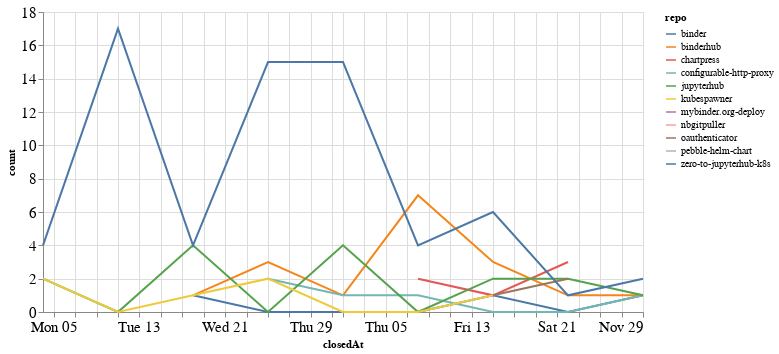

Notebook cell for this chart:
### Code cell
closed_by_time = closed_by.groupby('repo').resample('W', on='closedAt').count()['author'].reset_index()
closed_by_time = closed_by_time.rename(columns={'author': 'count'})

alt.Chart(closed_by_time, width=600).mark_line().encode(
    x='closedAt',
    y='count',
    color='repo',
    tooltip="repo"
)

### Figure 1 — Vega-Lite specification as saved in the notebook (floating-point values rounded to 4 significant figures)
{"config": {"axisLeft": {"labelFontSize": 15}, "axisBottom": {"labelFontSize": 15}}, "data": {"name": "data-7024fbe21adad323ecac50af4a4b2469"}, "mark": "line", "encoding": {"color": {"type": "nominal", "field": "repo"}, "tooltip": {"type": "nominal", "field": "repo"}, "x": {"type": "temporal", "field": "closedAt"}, "y": {"type": "quantitative", "field": "count"}}, "width": 600, "$schema": "https://vega.github.io/schema/vega-lite/v4.8.1.json", "datasets": {"data-7024fbe21adad323ecac50af4a4b2469": [{"repo": "binder", "closedAt": "2020-10-18T00:00:00", "count": 1}, {"repo": "binder", "closedAt": "2020-10-25T00:00:00", "count": 0}, {"repo": "binder", "closedAt": "2020-11-01T00:00:00", "count": 0}, {"repo": "binder", "closedAt": "2020-11-08T00:00:00", "count": 0}, {"repo": "binder", "closedAt": "2020-11-15T00:00:00", "count": 1}, {"repo": "binder", "closedAt": "2020-11-22T00:00:00", "count": 0}, {"repo": "binder", "closedAt": "2020-11-29T00:00:00", "count": 1}, {"repo": "binderhub", "closedAt": "2020-10-18T00:00:00", "count": 1}, {"repo": "binderhub", "closedAt": "2020-10-25T00:00:00", "count": 3}, {"repo": "binderhub", "closedAt": "2020-11-01T00:00:00", "count": 1}, {"repo": "binderhub", "closedAt": "2020-11-08T00:00:00", "count": 7}, {"repo": "binderhub", "closedAt": "2020-11-15T00:00:00", "count": 3}, {"repo": "binderhub", "closedAt": "2020-11-22T00:00:00", "count": 1}, {"repo": "binderhub", "closedAt": "2020-11-29T00:00:00", "count": 1}, {"repo": "chartpress", "closedAt": "2020-11-08T00:00:00", "count": 2}, {"repo": "chartpress", "closedAt": "2020-11-15T00:00:00", "count": 1}, {"repo": "chartpress", "closedAt": "2020-11-22T00:00:00", "count": 3}, {"repo": "configurable-http-proxy", "closedAt": "2020-10-25T00:00:00", "count": 2}, {"repo": "configurable-http-proxy", "closedAt": "2020-11-01T00:00:00", "count": 1}, {"repo": "configurable-http-proxy", "closedAt": "2020-11-08T00:00:00", "count": 1}, {"repo": "configurable-http-proxy", "closedAt": "2020-11-15T00:00:00", "count": 0}, {"repo": "configurable-http-proxy", "closedAt": "2020-11-22T00:00:00", "count": 0}, {"repo": "configurable-http-proxy", "closedAt": "2020-11-29T00:00:00", "count": 1}, {"repo": "jupyterhub", "closedAt": "2020-10-04T00:00:00", "count": 2}, {"repo": "jupyterhub", "closedAt": "2020-10-11T00:00:00", "count": 0}, {"repo": "jupyterhub", "closedAt": "2020-10-18T00:00:00", "count": 4}, {"repo": "jupyterhub", "closedAt": "2020-10-25T00:00:00", "count": 0}, {"repo": "jupyterhub", "closedAt": "2020-11-01T00:00:00", "count": 4}, {"repo": "jupyterhub", "closedAt": "2020-11-08T00:00:00", "count": 0}, {"repo": "jupyterhub", "closedAt": "2020-11-15T00:00:00", "count": 2}, {"repo": "jupyterhub", "closedAt": "2020-11-22T00:00:00", "count": 2}, {"repo": "jupyterhub", "closedAt": "2020-11-29T00:00:00", "count": 1}, {"repo": "kubespawner", "closedAt": "2020-10-04T00:00:00", "count": 2}, {"repo": "kubespawner", "closedAt": "2020-10-11T00:00:00", "count": 0}, {"repo": "kubespawner", "closedAt": "2020-10-18T00:00:00", "count": 1}, {"repo": "kubespawner", "closedAt": "2020-10-25T00:00:00", "count": 2}, {"repo": "kubespawner", "closedAt": "2020-11-01T00:00:00", "count": 0}, {"repo": "kubespawner", "closedAt": "2020-11-08T00:00:00", "count": 0}, {"repo": "kubespawner", "closedAt": "2020-11-15T00:00:00", "count": 1}, {"repo": "mybinder.org-deploy", "closedAt": "2020-11-01T00:00:00", "count": 1}, {"repo": "nbgitpuller", "closedAt": "2020-10-04T00:00:00", "count": 2}, {"repo": "oauthenticator", "closedAt": "2020-11-15T00:00:00", "count": 1}, {"repo": "oauthenticator", "closedAt": "2020-11-22T00:00:00", "count": 2}, {"repo": "pebble-helm-chart", "closedAt": "2020-11-08T00:00:00", "count": 1}, {"repo": "zero-to-jupyterhub-k8s", "closedAt": "2020-10-04T00:00:00", "count": 4}, {"repo": "zero-to-jupyterhub-k8s", "closedAt": "2020-10-11T00:00:00", "count": 17}, {"repo": "zero-to-jupyterhub-k8s", "closedAt": "2020-10-18T00:00:00", "count": 4}, {"repo": "zero-to-jupyterhub-k8s", "closedAt": "2020-10-25T00:00:00", "count": 15}, {"repo": "zero-to-jupyterhub-k8s", "closedAt": "2020-11-01T00:00:00", "count": 15}, {"repo": "zero-to-jupyterhub-k8s", "closedAt": "2020-11-08T00:00:00", "count": 4}, {"repo": "zero-to-jupyterhub-k8s", "closedAt": "2020-11-15T00:00:00", "count": 6}, {"repo": "zero-to-jupyterhub-k8s", "closedAt": "2020-11-22T00:00:00", "count": 1}, {"repo": "zero-to-jupyterhub-k8s", "closedAt": "2020-11-29T00:00:00", "count": 2}]}}
